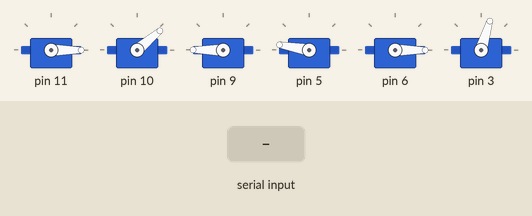
Recording of a sketch running on a simulated Arduino Uno, built with avr-gcc and run on an emulated ATmega328P. Shown: 6 × servo. The test bench sets the inputs (shaded band). What the sketch prints to the serial monitor is not drawn.

Above: at 0.1 s.
At 6.4 s:
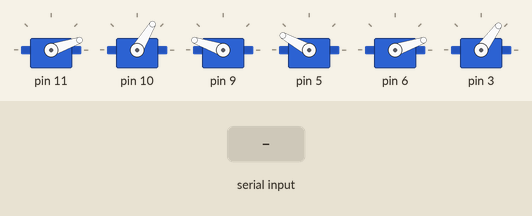
At 9.0 s:
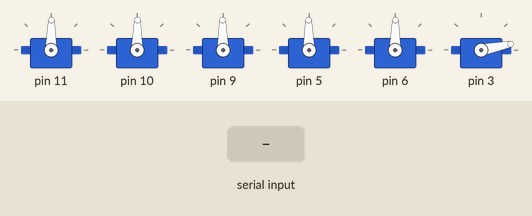
9.1 s: "mv:\n" received over Serial
10.6 s: "90,45\n" received over Serial
Timing chart, 0 to 13.6 s (numbered marks = the images above; inputs shaded):
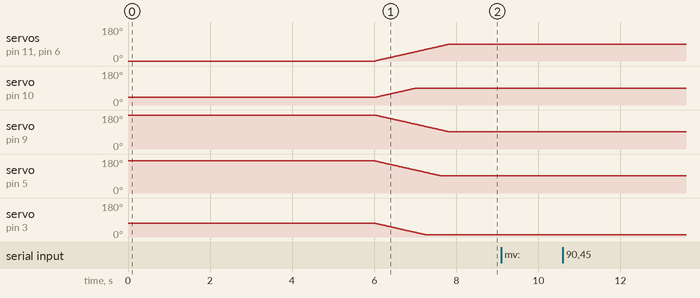

Measured:
- after the input at 9.1 s, every drawn part: stays the same
- after the input at 10.6 s, every drawn part: stays the same

The sketch:

arm.ino
```cpp
#include <Braccio.h>
#include <Servo.h>

Servo base;
Servo shoulder;
Servo elbow;
Servo wrist_ver;
Servo wrist_rot;
Servo gripper;

void setup() {
  Serial.begin(9600);
  Braccio.begin();

  // Initial safe position
  Braccio.ServoMovement(20, 90, 90, 90, 90, 90, 10);
}

void loop() {
  if (Serial.available()) {
    String input = Serial.readStringUntil('\n');
    input.trim();  // remove any newline or spaces

    if (input.startsWith("mv:")) {
      input.remove(0, 3);  // remove "mv:"
      int values[7];
      int i = 0;

      while (input.length() > 0 && i < 7) {
        int index = input.indexOf(',');
        if (index == -1) {
          values[i++] = input.toInt();
          break;
        } else {
          values[i++] = input.substring(0, index).toInt();
          input = input.substring(index + 1);
        }
      }

      if (i == 7) {
        // All 7 values read successfully: step, m1 to m6
        Braccio.ServoMovement(
          values[0], // step
          values[1], // m1 - base
          values[2], // m2 - shoulder
          values[3], // m3 - elbow
          values[4], // m4 - wrist_ver
          values[5], // m5 - wrist_rot
          values[6]  // m6 - gripper
        );
        Serial.println("OK");
      } else {
        Serial.println("ERR: Invalid format");
      }
    } else {
      Serial.println("ERR: Unknown command");
    }
  }
}
```
